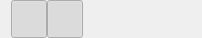
<?xml version="1.0" encoding="UTF-8"?>
<ui version="4.0">
 <class>Gizmo_toolbuttons</class>
 <widget class="QWidget" name="Gizmo_toolbuttons">
  <property name="geometry">
   <rect>
    <x>0</x>
    <y>0</y>
    <width>198</width>
    <height>38</height>
   </rect>
  </property>
  <property name="windowTitle">
   <string>Form</string>
  </property>
  <layout class="QHBoxLayout" name="horizontalLayout">
   <property name="spacing">
    <number>0</number>
   </property>
   <property name="topMargin">
    <number>0</number>
   </property>
   <property name="bottomMargin">
    <number>0</number>
   </property>
   <item>
    <widget class="QToolButton" name="toolB_show_gizmo">
     <property name="minimumSize">
      <size>
       <width>36</width>
       <height>36</height>
      </size>
     </property>
     <property name="toolTip">
      <string>Show gizmo</string>
     </property>
     <property name="icon">
      <iconset>
       <normaloff>resource/icons/gizmo.svg</normaloff>resource/icons/gizmo.svg</iconset>
     </property>
     <property name="iconSize">
      <size>
       <width>32</width>
       <height>32</height>
      </size>
     </property>
     <property name="checkable">
      <bool>true</bool>
     </property>
     <property name="checked">
      <bool>true</bool>
     </property>
     <property name="autoRaise">
      <bool>true</bool>
     </property>
    </widget>
   </item>
   <item>
    <widget class="QToolButton" name="toolB_translate">
     <property name="minimumSize">
      <size>
       <width>36</width>
       <height>36</height>
      </size>
     </property>
     <property name="toolTip">
      <string>Translate</string>
     </property>
     <property name="icon">
      <iconset>
       <normaloff>resource/icons/translate.svg</normaloff>resource/icons/translate.svg</iconset>
     </property>
     <property name="iconSize">
      <size>
       <width>32</width>
       <height>32</height>
      </size>
     </property>
     <property name="checkable">
      <bool>true</bool>
     </property>
     <property name="checked">
      <bool>true</bool>
     </property>
     <property name="autoExclusive">
      <bool>true</bool>
     </property>
     <property name="autoRaise">
      <bool>true</bool>
     </property>
    </widget>
   </item>
   <item>
    <widget class="QToolButton" name="toolB_rotate">
     <property name="minimumSize">
      <size>
       <width>36</width>
       <height>36</height>
      </size>
     </property>
     <property name="toolTip">
      <string>Rotate</string>
     </property>
     <property name="icon">
      <iconset>
       <normaloff>resource/icons/rotate.svg</normaloff>resource/icons/rotate.svg</iconset>
     </property>
     <property name="iconSize">
      <size>
       <width>32</width>
       <height>32</height>
      </size>
     </property>
     <property name="checkable">
      <bool>true</bool>
     </property>
     <property name="autoExclusive">
      <bool>true</bool>
     </property>
     <property name="autoRaise">
      <bool>true</bool>
     </property>
     <property name="arrowType">
      <enum>Qt::NoArrow</enum>
     </property>
    </widget>
   </item>
   <item>
    <widget class="QToolButton" name="toolB_trackball">
     <property name="minimumSize">
      <size>
       <width>36</width>
       <height>36</height>
      </size>
     </property>
     <property name="toolTip">
      <string>&lt;html&gt;&lt;head/&gt;&lt;body&gt;&lt;p&gt;Rotate with trackball&lt;/p&gt;&lt;/body&gt;&lt;/html&gt;</string>
     </property>
     <property name="icon">
      <iconset>
       <normaloff>resource/icons/trackball.svg</normaloff>resource/icons/trackball.svg</iconset>
     </property>
     <property name="iconSize">
      <size>
       <width>32</width>
       <height>32</height>
      </size>
     </property>
     <property name="checkable">
      <bool>true</bool>
     </property>
     <property name="autoExclusive">
      <bool>true</bool>
     </property>
     <property name="autoRaise">
      <bool>true</bool>
     </property>
     <property name="arrowType">
      <enum>Qt::NoArrow</enum>
     </property>
    </widget>
   </item>
   <item>
    <widget class="QToolButton" name="toolB_scale">
     <property name="minimumSize">
      <size>
       <width>36</width>
       <height>36</height>
      </size>
     </property>
     <property name="toolTip">
      <string>Scale</string>
     </property>
     <property name="icon">
      <iconset>
       <normaloff>resource/icons/scale.svg</normaloff>resource/icons/scale.svg</iconset>
     </property>
     <property name="iconSize">
      <size>
       <width>32</width>
       <height>32</height>
      </size>
     </property>
     <property name="checkable">
      <bool>true</bool>
     </property>
     <property name="autoExclusive">
      <bool>true</bool>
     </property>
     <property name="autoRaise">
      <bool>true</bool>
     </property>
    </widget>
   </item>
  </layout>
 </widget>
 <resources/>
 <connections/>
</ui>
